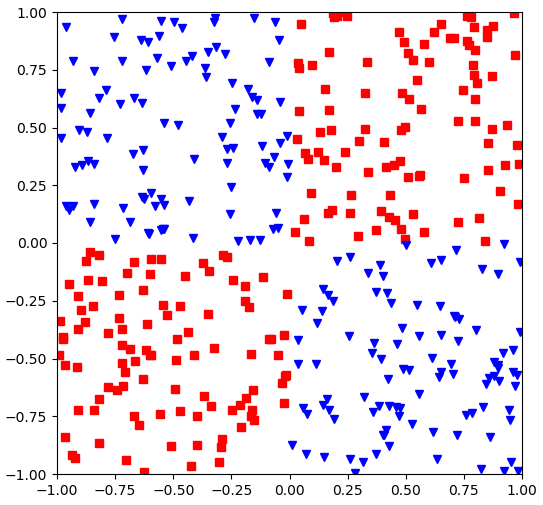

This chart was generated by the following Python code:
import numpy as np 
import matplotlib.pyplot as plt 

n_pts = 100

#class 1
datapts1 = np.random.uniform(-1, 0, (n_pts,2))
datapts2 = np.random.uniform(0, 1, (n_pts,2))

#class 2
datapts3 = np.zeros((n_pts, 2))
datapts4 = np.zeros((n_pts, 2))
datapts3[:,0] = np.random.uniform(0, 1, n_pts)
datapts3[:,1] = np.random.uniform(-1, 0, n_pts)
datapts4[:,0] = np.random.uniform(-1, 0, n_pts)
datapts4[:,1] = np.random.uniform(0, 1, n_pts)

plt.figure(figsize=(6, 6))
plt.plot(datapts1[:,0], datapts1[:,1], 'rs')
plt.plot(datapts2[:,0], datapts2[:,1], 'rs')
plt.plot(datapts3[:,0], datapts3[:,1], 'bv')
plt.plot(datapts4[:,0], datapts4[:,1], 'bv')
plt.axis([-1, 1, -1, 1])

plt.savefig('xor.png')
plt.clf()

def change_coord(datapts):
	newdatapts = np.zeros((n_pts, 2))
	temp = datapts[:,0] * datapts[:,1]
	newdatapts[:,0] = temp
	newdatapts[:,1] = temp
	return newdatapts

datapts1 = change_coord(datapts1)
datapts2 = change_coord(datapts2)
datapts3 = change_coord(datapts3)
datapts4 = change_coord(datapts4)

plt.figure(figsize=(6, 6))
plt.plot(datapts1[:,0], datapts1[:,1], 'rs')
plt.plot(datapts2[:,0], datapts2[:,1], 'rs')
plt.plot(datapts3[:,0], datapts3[:,1], 'bv')
plt.plot(datapts4[:,0], datapts4[:,1], 'bv')
plt.axis([-1, 1, -1, 1])
plt.savefig('xor_transform.png')
